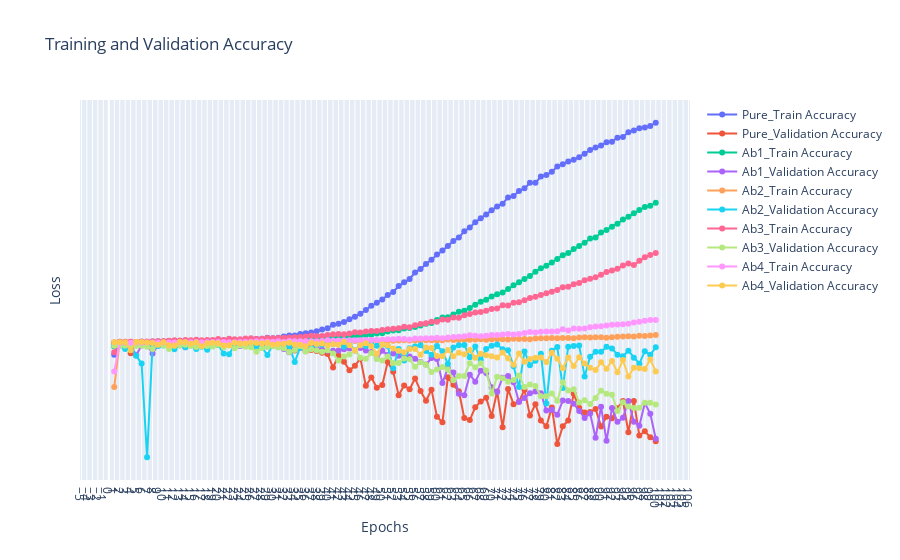

Notebook source saved alongside this figure:
### Code cell
# Create the interactive plot
fig = go.Figure()
for exps in loss_data.keys():
    # plt.plot(epochs, loss_data[exps][0], label=exps + 'Train Loss', marker='o')
    # plt.plot(epochs, loss_data[exps][1], label=exps + 'Validation Loss', marker='o')
    fig.add_trace(go.Scatter(x=epochs, y=acc_data[exps][0], mode='lines+markers', name=exps + '_Train Accuracy'))
    fig.add_trace(go.Scatter(x=epochs, y=acc_data[exps][1], mode='lines+markers', name=exps + '_Validation Accuracy'))
# fig.add_trace(go.Scatter(x=epochs, y=train_loss, mode='lines+markers', name='Train Loss'))
# fig.add_trace(go.Scatter(x=epochs, y=val_loss, mode='lines+markers', name='Validation Loss'))

fig.update_layout(
    title='Training and Validation Accuracy',
    xaxis_title='Epochs',
    yaxis_title='Loss',
    xaxis=dict(tickmode='linear'),
    yaxis=dict(tickmode='linear'),
    # legend=dict(x=0, y=1),
    grid=dict(),
)

fig.show()
